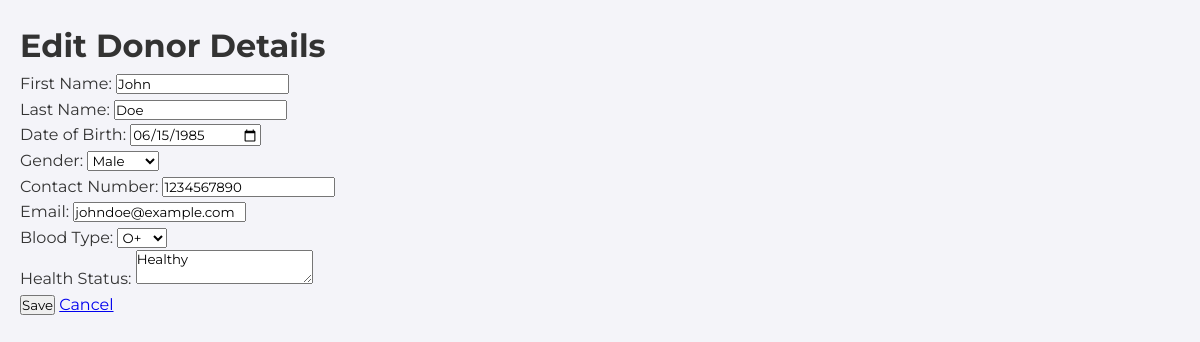
Screenshot of /editDonor.php?id=1 with the database file from the repository.
### tables this page shows
CREATE TABLE Donor (
    DonorID INT PRIMARY KEY,
    FirstName VARCHAR(50),
    LastName VARCHAR(50),
    DateOfBirth DATE,
    Gender CHAR(1),
    ContactNumber VARCHAR(15),
    Email VARCHAR(100),
    BloodType CHAR(3),
    HealthStatus VARCHAR(255),
    CHECK (Gender IN ('M', 'F'))   
);

### editDonor.php (the view, shortened to what this page needs)
<?php
include 'db.php';
if (isset($_GET['id'])) {
    $donorId = intval($_GET['id']);
    $donorQuery = "SELECT * FROM Donor WHERE DonorID = $donorId";
    $result = mysqli_query($conn, $donorQuery);
    if ($result && mysqli_num_rows($result) > 0) {
        $donor = mysqli_fetch_assoc($result);
    } else {
        echo "Donor not found.";
        exit;
    }
}
?>
<!DOCTYPE html>
<html lang="en">
<head>
    <link rel="stylesheet" href="style2.css">
</head>
<body>
    <h1>Edit Donor Details</h1>
    <form method="POST">
        <label>First Name: <input type="text" name="firstName" value="<?= htmlspecialchars($donor['FirstName']) ?>" required></label><br>
        <label>Last Name: <input type="text" name="lastName" value="<?= htmlspecialchars($donor['LastName']) ?>" required></label><br>
        <label>Date of Birth: <input type="date" name="dateOfBirth" value="<?= htmlspecialchars($donor['DateOfBirth']) ?>" required></label><br>
        <label>Gender:
            <select name="gender" required>
                <option value="M" <?= $donor['Gender'] == 'M' ? 'selected' : '' ?>>Male</option>
            </select>
        </label><br>
        <label>Contact Number: <input type="text" name="contactNumber" value="<?= htmlspecialchars($donor['ContactNumber']) ?>" required></label><br>
        <label>Email: <input type="email" name="email" value="<?= htmlspecialchars($donor['Email']) ?>" required></label><br>
        <label>Blood Type:
            <select name="bloodType" required>
                <option value="O+" <?= $donor['BloodType'] == 'O+' ? 'selected' : '' ?>>O+</option>
            </select>
        </label><br>
        <label>Health Status: <textarea name="healthStatus" required><?= htmlspecialchars($donor['HealthStatus']) ?></textarea></label><br>
        <button type="submit">Save</button>
        <a href="adminPanel.php">Cancel</a>
    </form>
</body>
</html>

### style2.css (style rules this page uses)
* { margin: 0; padding: 0; box-sizing: border-box; font-family: "Montserrat", sans-serif; }
body { background-color: #f4f4f9; color: #333; line-height: 1.6; padding: 20px; }

### rows the page displays
donor: firstName "John", lastName "Doe", dateOfBirth "06/15/1985", gender "Male", contactNumber "1234567890", email "johndoe@example.com", bloodType "O+", healthStatus "Healthy"
